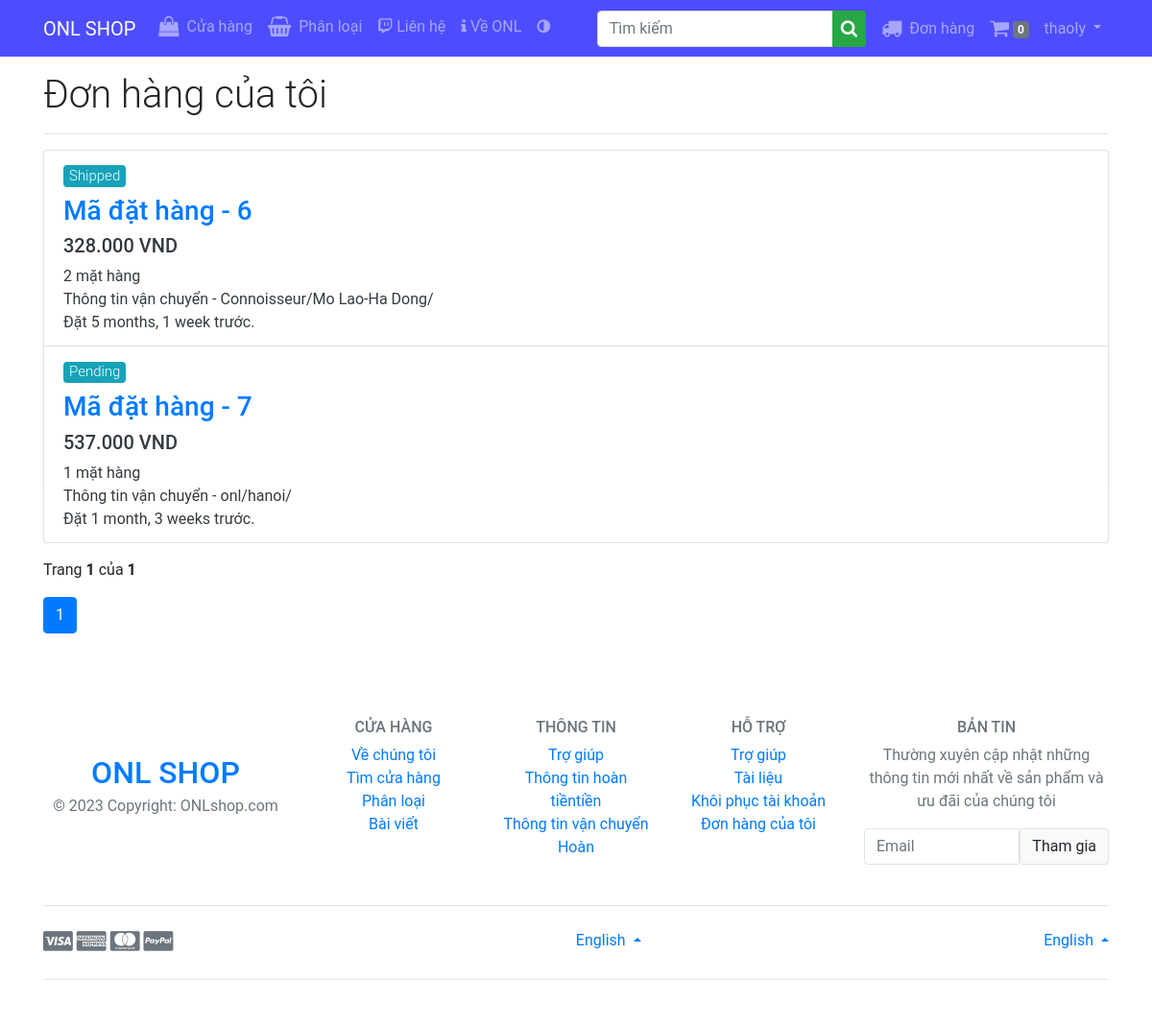
Before: /orders/my (signed in) with the older database file.
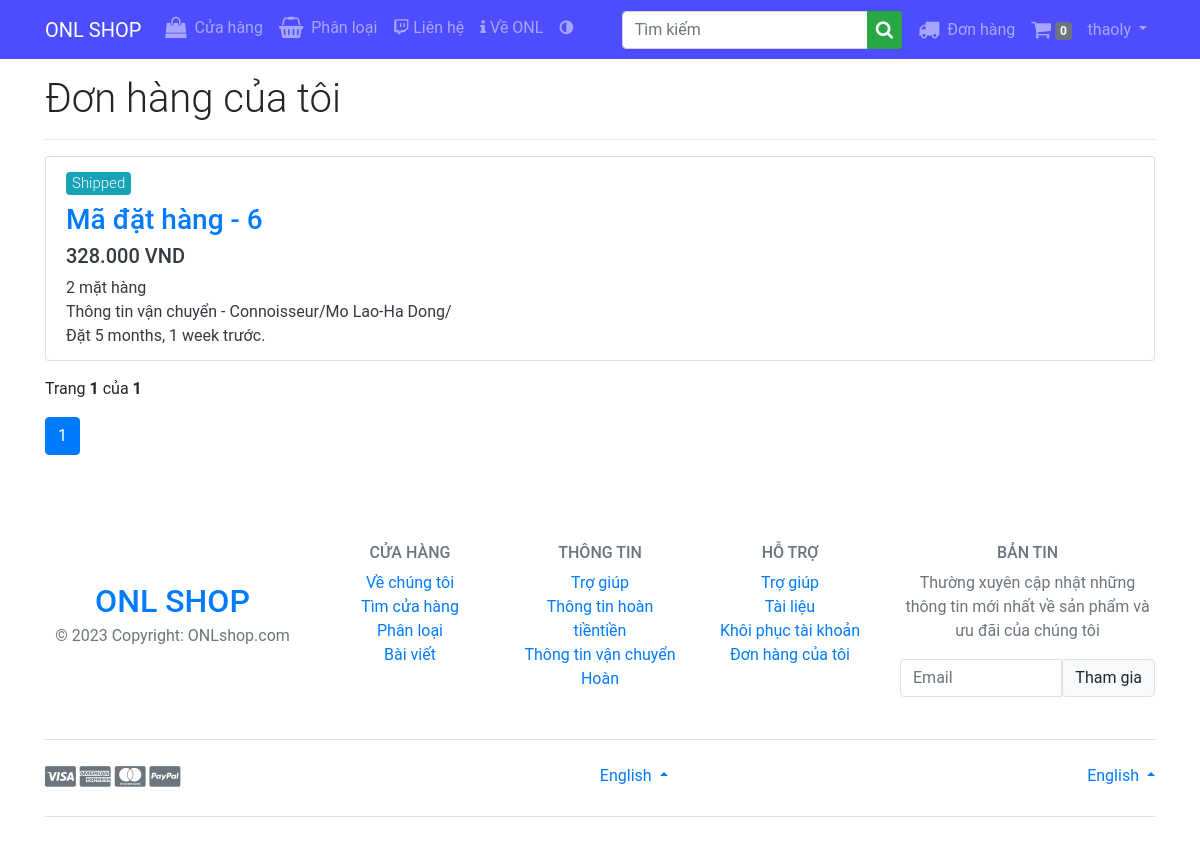
After: the same page with the newer database file.
### orders/models.py (models this page shows, shortened)
class Order(models.Model):
    user = models.ForeignKey(settings.AUTH_USER_MODEL,
                             related_name='orders', on_delete=models.CASCADE)
    name=models.CharField(max_length=50,blank=False,null=True)
    address = models.CharField(max_length=150, blank=False, null=False)
    numberphone = models.CharField(max_length=50,null=False,blank=False)#blank=False: nghia la truong nay bat buoc
    email = models.CharField(max_length=50,null=True,blank=True)#co the trong
    paid = models.BooleanField(default=False)
    created = models.DateTimeField(auto_now_add=True)
    updated = models.DateTimeField(auto_now=True)
    status = models.CharField(
        choices=choices, max_length=10, default='Pending')
    total_price = models.FloatField(null=False, blank=False)
    class Meta:
        ordering = ('-created',)

### orders/views.py (the view)
# urls.py: path('my', views.MyOrders.as_view(), name='my'),
class MyOrders(LoginRequiredMixin, generic.ListView):
    model = Order
    template_name = 'orders/order_list.html'
    context_object_name = 'orders'
    paginate_by = 20
    def get_queryset(self):
        return Order.objects.filter(user=self.request.user).annotate(total_items=Count('items'))

### cart/cart.py (called while the page is built)
def cart_preprocessor(request):
    return {'cart': Cart(request)}

    def __len__(self):
        return sum(i['quantity'] for i in self.cart.values())

### orders/templates/orders/order_list.html (shortened to what this page needs)
{% extends 'base.html' %} {% block title %}Đơn hàng của bạn {% endblock title %}
{% block content %}
<h1 class="font-weight-light mt-3">Đơn hàng của tôi</h1>
<hr />
<ul class="list-group my-3 text-dark">
  {% for order in orders %}
  <li class="list-group-item">
    <h5 class="mb-2">
      {% if order.status == 'Delivered' %}
      <span class="badge badge-success font-weight-light">
        {{order.status}}
      </span>
      {% else %}
      <span class="badge badge-info font-weight-light">{{order.status}}</span>
      {% endif %}
    </h5>
    <h3>
      <a href="{% url 'orders:details' order.id %}">Mã đặt hàng - {{order.id}}</a>
    </h3>
    <h5>{{order.total_price | floatformat:3}} VND </h5>
    <p class="mb-0">{{order.total_items}} mặt hàng </p>
    <p class="mb-0">
      Thông tin vận chuyển - {{order.name}}/{{order.address}}/{{order.phone}}
    </p>
    <p class="mb-0">Đặt {{order.created|timesince}} trước.</p>
  </li>
  {% endfor %}
</ul>
{% with page_obj as page %}
<p>Trang <b>{{page.number}}</b> của <b>{{page.paginator.num_pages}}</b></p>
<nav>
  <ul class="pagination">
    <li class="page-item active"><a href="#" class="page-link">1</a></li>
  </ul>
</nav>
{% endwith %} {% endblock content %}

Changed rows visible on the page:
removed Order: status "Pending", id "7", total_price "537.000", total_items "1", name "onl", address "hanoi", created "1 month, 3 weeks"
